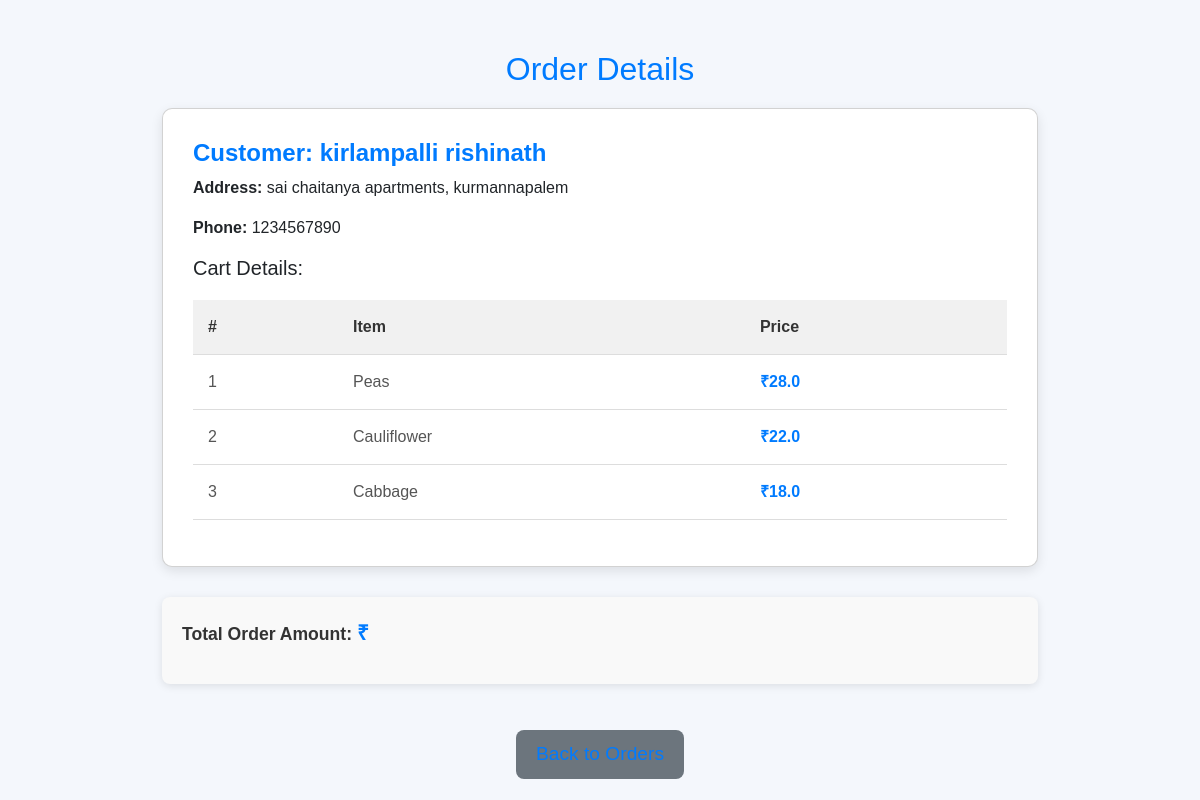
Page /order/12 on the committed database.
### app.py (models this page shows)
class Delivery(db.Model):
    id = db.Column(db.Integer, primary_key=True)
    name = db.Column(db.String(100), nullable=False)
    address = db.Column(db.String(300), nullable=False)
    phone = db.Column(db.String(15), nullable=False)

### app.py (the view)
@app.route('/order/<int:order_id>')
def order_details(order_id):
    order = Order.query.get_or_404(order_id)
    delivery = Delivery.query.get_or_404(order.delivery_id)
    return render_template('order_details.html', order=order, delivery=delivery)

### templates/order_details.html (shortened to what this page needs)
<!DOCTYPE html>
<html lang="en">
<head>
    <link href="https://cdnjs.cloudflare.com/ajax/libs/bootstrap/5.3.0/css/bootstrap.min.css" rel="stylesheet">
</head>
<body>
    <div class="container">
        <h2>Order Details</h2>
        <div class="card">
            <div class="card-body">
                <h5 class="card-title">Customer: {{ delivery.name }}</h5>
                <p><strong>Address:</strong> {{ delivery.address }}</p>
                <p><strong>Phone:</strong> {{ delivery.phone }}</p>
                <h5>Cart Details:</h5>
                <table class="table">
                    <thead>
                        <tr>
                            <th>#</th>
                            <th>Item</th>
                            <th>Price</th>
                        </tr>
                    </thead>
                    <tbody>
                        {% for item in order.cart_details %}
                        <tr>
                            <td>{{ loop.index }}</td>
                            <td>{{ item['name'] }}</td>
                            <td>₹{{ item['price'] }}</td>
                        </tr>
                        {% endfor %}
                    </tbody>
                </table>
            </div>
        </div>
        <div class="order-summary">
            <p><strong>Total Order Amount:</strong> <span class="amount">₹{{ total_order_amount }}</span></p>
        </div>
        <div class="back-button">
            <a href="{{ url_for('owner_orders') }}" class="btn btn-secondary mt-3">Back to Orders</a>
        </div>
    </div>
</body>
</html>

### templates/order_details.html (style rules this page uses)
body { font-family: 'Arial', sans-serif; background-color: #f4f7fc; margin: 0; padding: 0; }
.container { max-width: 900px; margin-top: 50px; }
h2 { font-size: 2rem; margin-bottom: 20px; text-align: center; color: #007bff; }
.card { background-color: #fff; box-shadow: 0px 4px 12px rgba(0, 0, 0, 0.1); border-radius: 10px; margin-bottom: 30px; }
.card-body { padding: 30px; }
.card-title { font-size: 1.5rem; font-weight: bold; color: #007bff; }
.table { margin-top: 20px; border-collapse: collapse; width: 100%; background-color: #fafafa; border-radius: 8px; }
.table th, .table td { padding: 15px; text-align: left; border-bottom: 1px solid #ddd; }
.table th { background-color: #f1f1f1; font-weight: bold; color: #333; }
.table td { font-size: 1rem; color: #555; }
.table td:last-child { font-weight: bold; color: #007bff; }
.btn-secondary { background-color: #6c757d; border: none; color: white; font-size: 1rem; padding: 10px 20px; border-radius: 8px; transition: background-color 0.3s; }
.back-button { text-align: center; margin-top: 30px; }
.back-button a { text-decoration: none; color: #007bff; font-size: 1.2rem; }
.order-summary { background-color: #f9f9f9; padding: 20px; border-radius: 8px; margin-top: 30px; box-shadow: 0px 2px 8px rgba(0, 0, 0, 0.1); }
.order-summary p { font-size: 1.1rem; font-weight: bold; color: #333; }
.order-summary .amount { font-size: 1.3rem; color: #007bff; }

### rows in the picture
Delivery: name "kirlampalli rishinath", address "sai chaitanya apartments, kurmannapalem", phone "1234567890"

### other values in the picture
{{ item['name'] }} "Peas" "Cauliflower" "Cabbage"
{{ item['price'] }} "28.0" "22.0" "18.0"
